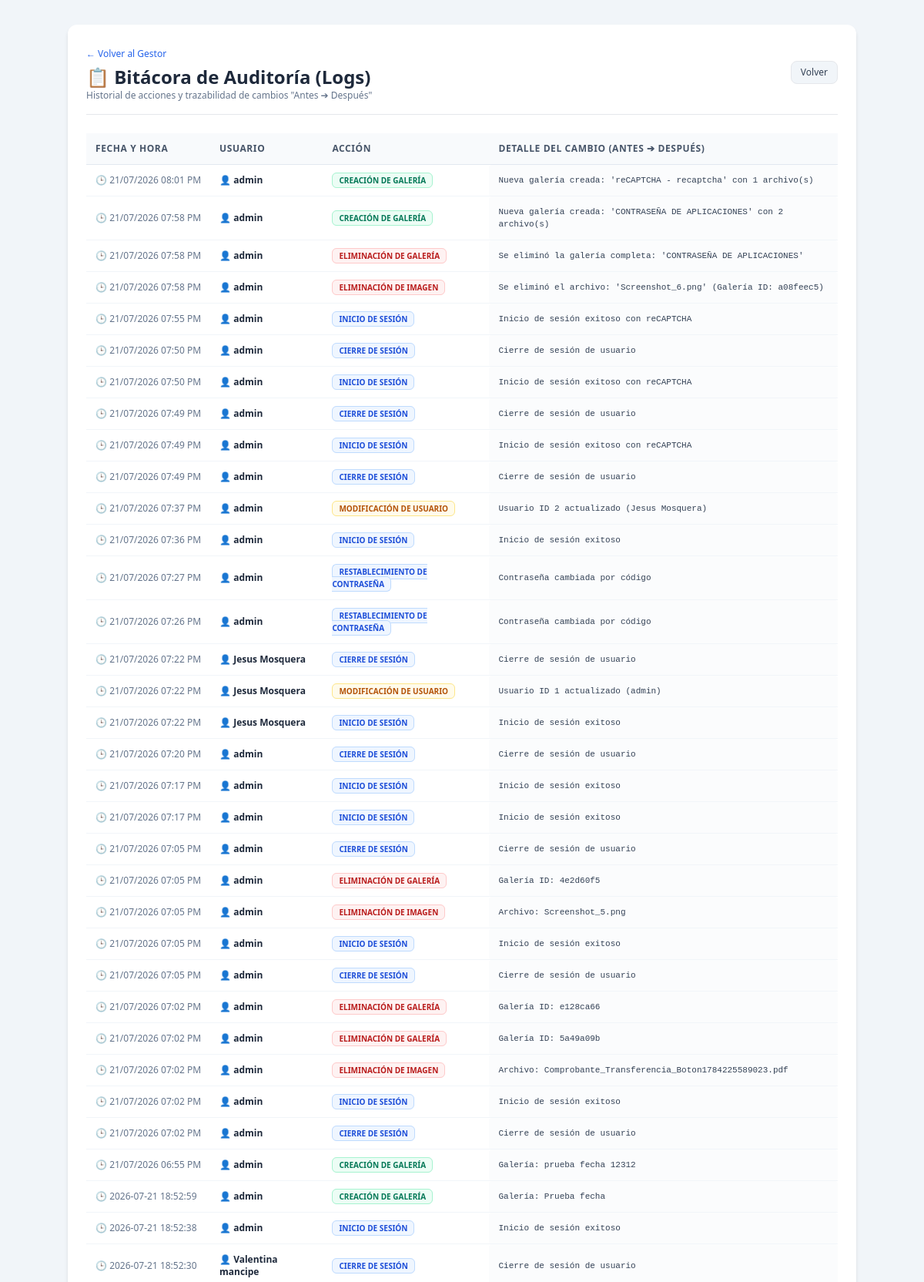
The app's page /logs (signed in, upper part) with its own data.
### tables this page shows
CREATE TABLE logs (
        id INTEGER PRIMARY KEY AUTOINCREMENT,
        usuario TEXT NOT NULL,
        accion TEXT NOT NULL,
        detalles TEXT,
        fecha TEXT NOT NULL
    );

### app.py (the view)
@app.route('/logs')
@login_required
@admin_required
def ver_logs():
    conn = sqlite3.connect(DB_NAME)
    cursor = conn.cursor()
    cursor.execute("SELECT usuario, accion, detalles, fecha FROM logs ORDER BY id DESC")
    lista_logs = cursor.fetchall()
    conn.close()
    return render_template('logs.html', logs=lista_logs)

### app.py (called while the page is built)
def login_required(f):
    @wraps(f)
    def decorated_function(*args, **kwargs):
        if not session.get('logged_in'):
            return redirect(url_for('login'))
        return f(*args, **kwargs)
    return decorated_function

def admin_required(f):
    @wraps(f)
    def decorated_function(*args, **kwargs):
        if session.get('rol') != 'admin':
            return redirect(url_for('index'))
        return f(*args, **kwargs)
    return decorated_function

### templates/logs.html (shortened to what this page needs)
<!DOCTYPE html>
<html lang="es">
<head>
    <script src="https://cdn.tailwindcss.com"></script>
</head>
<body class="bg-slate-100 min-h-screen p-8">
    <div class="max-w-5xl mx-auto bg-white rounded-xl shadow-md p-6">
        <div class="flex justify-between items-center border-b pb-4 mb-6">
            <div>
                <a href="/gestor" class="text-xs text-blue-600 hover:underline">← Volver al Gestor</a>
                <h1 class="text-2xl font-bold text-slate-800 mt-1">📋 Bitácora de Auditoría (Logs)</h1>
                <p class="text-xs text-slate-500">Historial de acciones y trazabilidad de cambios "Antes ➔ Después"</p>
            </div>
            <a href="/gestor" class="text-xs bg-slate-100 text-slate-700 px-3 py-1.5 rounded-lg border hover:bg-slate-200 font-medium">
                Volver
            </a>
        </div>
        <div class="overflow-x-auto">
            <table class="w-full text-left border-collapse text-xs">
                <thead>
                    <tr class="bg-slate-50 border-b border-slate-200 text-slate-600 font-bold uppercase tracking-wider">
                        <th class="p-3">Fecha y Hora</th>
                        <th class="p-3">Usuario</th>
                        <th class="p-3">Acción</th>
                        <th class="p-3">Detalle del Cambio (Antes ➔ Después)</th>
                    </tr>
                </thead>
                <tbody class="divide-y divide-slate-100">
                    {% if logs %}
                        {% for log in logs %}
                        <tr class="hover:bg-slate-50/80 transition-colors">
                            <td class="p-3 text-slate-500 font-medium whitespace-nowrap">🕒 {{ log[3] }}</td>
                            <td class="p-3 font-bold text-slate-800">👤 {{ log[0] }}</td>
                            <td class="p-3">
                                <span class="px-2 py-0.5 rounded-md font-bold text-[10px] uppercase border
                                    {% if 'Creación' in log[1] %} bg-emerald-50 text-emerald-700 border-emerald-200
                                    {% elif 'Edición' in log[1] or 'Modificación' in log[1] %} bg-amber-50 text-amber-700 border-amber-200
                                    {% elif 'Eliminación' in log[1] %} bg-red-50 text-red-700 border-red-200
                                    {% else %} bg-blue-50 text-blue-700 border-blue-200 {% endif %}">
                                    {{ log[1] }}
                                </span>
                            </td>
                            <td class="p-3 text-slate-700 font-mono text-[11px] bg-slate-50/50 rounded">
                                {{ log[2] }}
                            </td>
                        </tr>
                        {% endfor %}
                    {% else %}
                        <tr>
                            <td colspan="4" class="p-4 text-center text-slate-400">No hay registros de auditoría aún.</td>
                        </tr>
                    {% endif %}
                </tbody>
            </table>
        </div>
    </div>
</body>
</html>

### records on screen
logs: fecha "21/07/2026 08:01 PM", usuario "admin", accion "CREACIÓN DE GALERÍA", detalles "Nueva galería creada: 'reCAPTCHA - recaptcha' con 1 archivo(s)"
logs: fecha "21/07/2026 07:58 PM", usuario "admin", accion "CREACIÓN DE GALERÍA", detalles "Nueva galería creada: 'CONTRASEÑA DE APLICACIONES' con 2 archivo(s)"
logs: fecha "21/07/2026 07:58 PM", usuario "admin", accion "ELIMINACIÓN DE GALERÍA", detalles "Se eliminó la galería completa: 'CONTRASEÑA DE APLICACIONES'"
logs: fecha "21/07/2026 07:58 PM", usuario "admin", accion "ELIMINACIÓN DE IMAGEN", detalles "Se eliminó el archivo: 'Screenshot_6.png' (Galería ID: a08feec5)"
logs: fecha "21/07/2026 07:55 PM", usuario "admin", accion "INICIO DE SESIÓN", detalles "Inicio de sesión exitoso con reCAPTCHA"
logs: fecha "21/07/2026 07:50 PM", usuario "admin", accion "CIERRE DE SESIÓN", detalles "Cierre de sesión de usuario"
logs: fecha "21/07/2026 07:50 PM", usuario "admin", accion "INICIO DE SESIÓN", detalles "Inicio de sesión exitoso con reCAPTCHA"
logs: fecha "21/07/2026 07:49 PM", usuario "admin", accion "CIERRE DE SESIÓN", detalles "Cierre de sesión de usuario"
logs: fecha "21/07/2026 07:49 PM", usuario "admin", accion "INICIO DE SESIÓN", detalles "Inicio de sesión exitoso con reCAPTCHA"
logs: fecha "21/07/2026 07:49 PM", usuario "admin", accion "CIERRE DE SESIÓN", detalles "Cierre de sesión de usuario"
logs: fecha "21/07/2026 07:37 PM", usuario "admin", accion "MODIFICACIÓN DE USUARIO", detalles "Usuario ID 2 actualizado (Jesus Mosquera)"
logs: fecha "21/07/2026 07:36 PM", usuario "admin", accion "INICIO DE SESIÓN", detalles "Inicio de sesión exitoso"
logs: fecha "21/07/2026 07:27 PM", usuario "admin", accion "RESTABLECIMIENTO DE CONTRASEÑA", detalles "Contraseña cambiada por código"
logs: fecha "21/07/2026 07:26 PM", usuario "admin", accion "RESTABLECIMIENTO DE CONTRASEÑA", detalles "Contraseña cambiada por código"
logs: fecha "21/07/2026 07:22 PM", usuario "Jesus Mosquera", accion "CIERRE DE SESIÓN", detalles "Cierre de sesión de usuario"
logs: fecha "21/07/2026 07:22 PM", usuario "Jesus Mosquera", accion "MODIFICACIÓN DE USUARIO", detalles "Usuario ID 1 actualizado (admin)"
logs: fecha "21/07/2026 07:22 PM", usuario "Jesus Mosquera", accion "INICIO DE SESIÓN", detalles "Inicio de sesión exitoso"
logs: fecha "21/07/2026 07:20 PM", usuario "admin", accion "CIERRE DE SESIÓN", detalles "Cierre de sesión de usuario"
logs: fecha "21/07/2026 07:17 PM", usuario "admin", accion "INICIO DE SESIÓN", detalles "Inicio de sesión exitoso"
logs: fecha "21/07/2026 07:17 PM", usuario "admin", accion "INICIO DE SESIÓN", detalles "Inicio de sesión exitoso"
logs: fecha "21/07/2026 07:05 PM", usuario "admin", accion "CIERRE DE SESIÓN", detalles "Cierre de sesión de usuario"
logs: fecha "21/07/2026 07:05 PM", usuario "admin", accion "ELIMINACIÓN DE GALERÍA", detalles "Galería ID: 4e2d60f5"
logs: fecha "21/07/2026 07:05 PM", usuario "admin", accion "ELIMINACIÓN DE IMAGEN", detalles "Archivo: Screenshot_5.png"
logs: fecha "21/07/2026 07:05 PM", usuario "admin", accion "INICIO DE SESIÓN", detalles "Inicio de sesión exitoso"
logs: fecha "21/07/2026 07:05 PM", usuario "admin", accion "CIERRE DE SESIÓN", detalles "Cierre de sesión de usuario"
logs: fecha "21/07/2026 07:02 PM", usuario "admin", accion "ELIMINACIÓN DE GALERÍA", detalles "Galería ID: e128ca66"
logs: fecha "21/07/2026 07:02 PM", usuario "admin", accion "ELIMINACIÓN DE GALERÍA", detalles "Galería ID: 5a49a09b"
logs: fecha "21/07/2026 07:02 PM", usuario "admin", accion "ELIMINACIÓN DE IMAGEN", detalles "Archivo: Comprobante_Transferencia_Boton1784225589023.pdf"
logs: fecha "21/07/2026 07:02 PM", usuario "admin", accion "INICIO DE SESIÓN", detalles "Inicio de sesión exitoso"
logs: fecha "21/07/2026 07:02 PM", usuario "admin", accion "CIERRE DE SESIÓN", detalles "Cierre de sesión de usuario"
logs: fecha "21/07/2026 06:55 PM", usuario "admin", accion "CREACIÓN DE GALERÍA", detalles "Galería: prueba fecha 12312"
logs: fecha "2026-07-21 18:52:59", usuario "admin", accion "CREACIÓN DE GALERÍA", detalles "Galería: Prueba fecha"
logs: fecha "2026-07-21 18:52:38", usuario "admin", accion "INICIO DE SESIÓN", detalles "Inicio de sesión exitoso"
logs: fecha "2026-07-21 18:52:30", usuario "Valentina mancipe", accion "CIERRE DE SESIÓN", detalles "Cierre de sesión de usuario"
